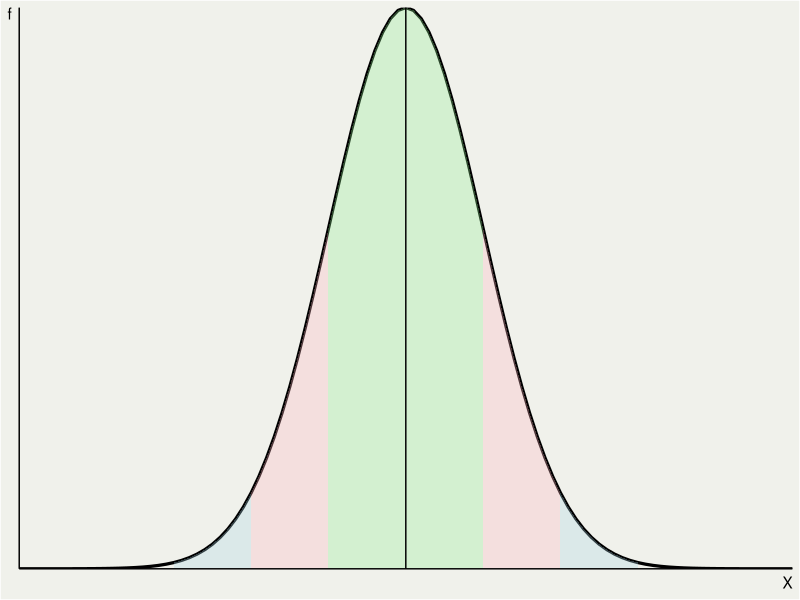

Recreate this plot in R.
## ---- chunk 1
library(tidyverse)
grafik<-function(dataset,...) {
  dataset |>
    ggplot(aes(...))+
    scale_x_continuous(expand = c(0, 0)) + scale_y_continuous(expand = c(0, 0))+
    theme_classic()+
    theme(axis.title.x = element_text(hjust=1),
        axis.title.y = element_text(angle=0,hjust=1,vjust=1),
        panel.grid=element_blank(),
        axis.text.x=element_blank(),
        axis.text.y=element_blank(),
        axis.ticks.x=element_blank(),
        axis.ticks.y=element_blank(),
        legend.position=c(1,1),
        legend.justification = c(1,1),
        legend.spacing=unit(0,"cm"),
        legend.margin=margin(0,0,0,0),
        panel.background = element_rect(fill = "#f0f1eb",
                                        colour = "#f0f1eb"),
        plot.background = element_rect(fill = "#f0f1eb"),
        legend.key = element_rect(fill = "#f0f1eb",linetype = "blank"),
        legend.background = element_rect(fill="#f0f1eb"))
}  
dat<-data.frame(x=c(0,1))

wew<-seq(0,1,0.01)

sd1 <- function(x) {
    y <- dnorm(wew, mean = 0.5, sd = 0.1)
    y[x < 0.4 | x > .6] <- NA
    return(y)
}
sd2 <- function(x) {
    y <- dnorm(wew, mean = 0.5, sd = 0.1)
    y[x < 0.3 | x > .701] <- NA
    y[x > 0.4 & x < .6] <- NA
    return(y)
}
sd3 <- function(x) {
    y <- dnorm(wew, mean = 0.5, sd = 0.1)
    y[x < 0.2 | x > .8] <- NA
    y[x > 0.3 & x < .7] <- NA
    return(y)
}

dat |>
  grafik(x=x)+
  stat_function(fun=dnorm,args=list(0.5,0.1),size=1.1)+
  stat_function(fun=sd1,geom="area",fill="lightgreen",alpha=.3)+
  stat_function(fun=sd2,geom="area",fill="lightpink",alpha=.3)+
  stat_function(fun=sd3,geom="area",fill="lightblue",alpha=.3)+
  geom_vline(xintercept=.5)+
  labs(x="X",y="f")

## ---- chunk 2
funcShaded <- function(x) {
    y <- dnorm(x, mean = 0.2, sd = 0.1)
    y[x < 0.42 | x > (0.2 + 4 * 0.1)] <- NA
    return(y)
}
